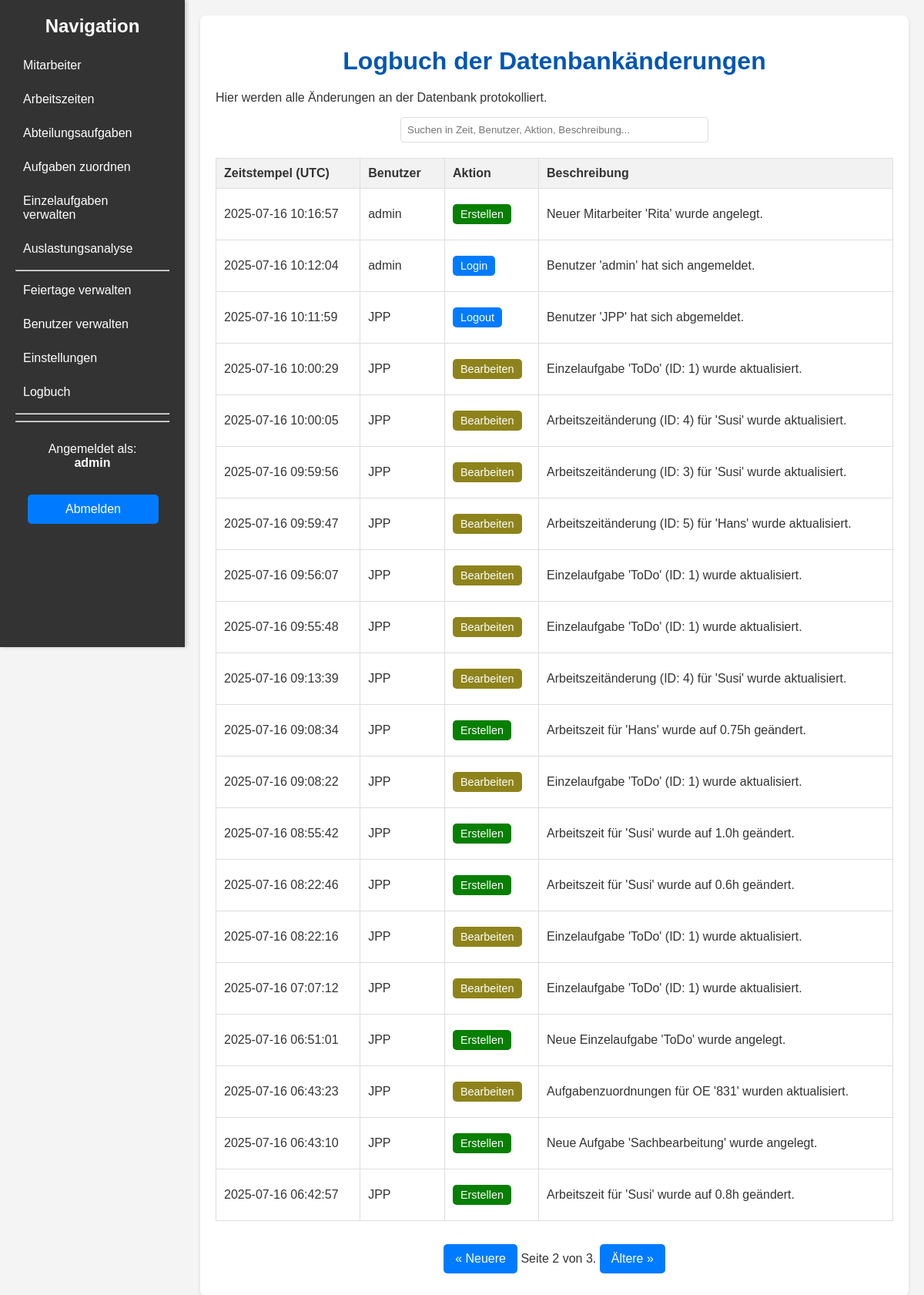
Page /admin/logbook?page=2 (signed in) on the committed database.
### models.py (models this page shows, shortened)
class User(db.Model, UserMixin):
    id = db.Column(db.Integer, primary_key=True)
    username = db.Column(db.String(100), unique=True, nullable=False)
    password_hash = db.Column(db.String(128))
    oe_number = db.Column(db.String(50), nullable=False)
    is_admin = db.Column(db.Boolean, default=False)

class Log(db.Model):
    id = db.Column(db.Integer, primary_key=True)
    timestamp = db.Column(db.DateTime, default=datetime.utcnow, nullable=False)
    user_id = db.Column(db.Integer, db.ForeignKey('user.id'), nullable=True)
    username = db.Column(db.String(100), nullable=False)
    action = db.Column(db.String(50), nullable=False)
    description = db.Column(db.String(500), nullable=False)
    user = db.relationship('User', backref='logs')

### app.py (the view)
@app.route('/admin/logbook')
@login_required
@admin_required
def logbook():
    page = request.args.get('page', 1, type=int)
    logs = Log.query.order_by(Log.timestamp.desc()).paginate(page=page, per_page=20)
    return render_template('logbook.html', logs=logs)

### app.py (called while the page is built)
@login_manager.user_loader
def load_user(user_id):
    return User.query.get(int(user_id))

def admin_required(f):
    @wraps(f)
    def decorated_function(*args, **kwargs):
        if not current_user.is_admin:
            flash('Für diese Aktion sind Administratorrechte erforderlich.', 'danger')
            return redirect(url_for('index'))
        return f(*args, **kwargs)
    return decorated_function

### templates/logbook.html (shortened to what this page needs)
{% extends "base.html" %}
{% block content %}
    <h1>Logbuch der Datenbankänderungen</h1>
    <p>Hier werden alle Änderungen an der Datenbank protokolliert.</p>
    <div class="search-container">
        <input type="text" id="logbookSearch" onkeyup="filterTable()" placeholder="Suchen in Zeit, Benutzer, Aktion, Beschreibung...">
    </div>
    <table id="logbookTable">
        <thead>
            <tr>
                <th class="sortable-header" data-column="timestamp">Zeitstempel (UTC)</th>
                <th class="sortable-header" data-column="user">Benutzer</th>
                <th class="sortable-header" data-column="action">Aktion</th>
                <th>Beschreibung</th>
            </tr>
        </thead>
        <tbody>
            {% for log in logs.items %}
            <tr>
                <td>{{ log.timestamp.strftime('%Y-%m-%d %H:%M:%S') }}</td>
                <td>{{ log.username }}</td>
                <td><span class="button small
                    {% if log.action == 'Erstellen' %}create{% elif log.action == 'Löschen' %}delete{% elif log.action == 'Bearbeiten' %}edit{%  else %}edit-btn{% endif %}">
                    {{ log.action }}
                    </span>
                </td>
                <td style="word-break: break-all;">{{ log.description }}</td>
            </tr>
            {% else %}
            <tr>
                <td colspan="4">Das Logbuch ist leer.</td>
            </tr>
            {% endfor %}
        </tbody>
    </table>
    <div class="pagination" style="text-align: center; margin-top: 20px;">
        {% if logs.has_prev %}
            <a href="{{ url_for('logbook', page=logs.prev_num) }}" class="button">&laquo; Neuere</a>
        {% endif %}
        Seite {{ logs.page }} von {{ logs.pages }}.
        {% if logs.has_next %}
            <a href="{{ url_for('logbook', page=logs.next_num) }}" class="button">Ältere &raquo;</a>
        {% endif %}
    </div>
{% endblock %}

### templates/base.html (shortened to what this page needs)
<!DOCTYPE html>
<html lang="de">
<head>
    <link rel="stylesheet" href="{{ url_for('static', filename='style.css') }}">
</head>
<body>
    <div class="wrapper">
        {% block sidebar %}
        <div class="sidebar">
            <h2>Navigation</h2>
            <ul>
                <li><a href="{{ url_for('employees') }}">Mitarbeiter</a></li>
                <li><a href="{{ url_for('working_hours_changes') }}">Arbeitszeiten</a></li>
                <li><a href="{{ url_for('department_tasks') }}">Abteilungsaufgaben</a></li>
                <li><a href="{{ url_for('assign_tasks') }}">Aufgaben zuordnen</a></li>
                <li><a href="{{ url_for('einzelaufgaben') }}">Einzelaufgaben verwalten</a></li>
                <li><a href="{{ url_for('workload_analysis') }}">Auslastungsanalyse</a></li>
                {% if current_user.is_admin %}
                    <hr>
                    <li><a href="{{ url_for('holidays') }}">Feiertage verwalten</a></li>
                    <li><a href="{{ url_for('user_list') }}">Benutzer verwalten</a></li>
                    <li><a href="{{ url_for('settings') }}">Einstellungen</a></li>
                    <li><a href="{{ url_for('logbook') }}">Logbuch</a></li>
                {% endif %}
                <hr>
                <hr>
            </ul>
            <div style="position: relative; top: 10px; width: 100%;">
                 <p style="text-align: center;">Angemeldet als:<br><b>{{ current_user.username }}</b></p>
                 <a href="{{ url_for('logout') }}" class="button" style="width: 70%; margin: 8%;">Abmelden</a>
            </div>
        </div>
        {% endblock %}
        <div class="main-content">
            <div class="container">
                {% block content %}{% endblock %}
            </div>
        </div>
    </div>
</body>
</html>

### static/style.css (style rules this page uses)
body { font-family: Arial, sans-serif; margin: 0; background-color: #f4f4f4; color: #333; }
.wrapper { display: flex; min-height: 100vh; }
.sidebar { width: 200px; background-color: #333; color: white; padding: 20px; box-shadow: 2px 0 5px rgba(0,0,0,0.2); flex-shrink: 0; position: sticky; top: 0; height: 100vh; overflow-y: auto; }
.sidebar h2 { color: white; margin-top: 0; text-align: center; }
.sidebar ul { list-style: none; padding: 0; }
.sidebar ul li { margin-bottom: 10px; }
.sidebar ul li a { text-decoration: none; color: white; display: block; padding: 8px 10px; border-radius: 4px; }
.main-content { flex-grow: 1; padding: 20px; }
.container { max-width: 900px; margin: 0 auto; background-color: #fff; padding: 20px; border-radius: 8px; box-shadow: 0 2px 4px rgba(0, 0, 0, 0.1); }
h1, h2 { color: #0056b3; text-align: center; margin-bottom: 20px; }
table { width: 100%; border-collapse: collapse; margin-top: 20px; }
table, th, td { border: 1px solid #ddd; }
th, td { padding: 10px; text-align: left; }
th { background-color: #f2f2f2; }
.button { display: inline-block; padding: 10px 15px; margin: 10px 0; background-color: #007bff; color: white; text-align: center; text-decoration: none; border-radius: 5px; border: none; cursor: pointer; }
.button.small { padding: 5px 10px; font-size: 0.9em; }
.button.create { background-color: #077f01; }
.button.edit { background-color: #8e831b; }
.search-container { margin-bottom: 20px; text-align: center; }
.search-container input { padding: 8px; width: 50%; max-width: 400px; border: 1px solid #ddd; border-radius: 4px; box-sizing: border-box; }
.sortable-header { cursor: pointer; position: relative; padding-right: 20px; }
.sortable-header::after { content: ''; display: inline-block; position: absolute; right: 5px; top: 50%; transform: translateY(-50%); width: 0; height: 0; border-left: 5px solid transparent; border-right: 5px solid transparent; vertical-align: middle; }

### templates/logbook.html (style rules this page uses)
.search-container { margin-bottom: 20px; text-align: center; }
.search-container input { padding: 8px; width: 50%; max-width: 400px; border: 1px solid #ddd; border-radius: 4px; box-sizing: border-box; }
.sortable-header { cursor: pointer; position: relative; padding-right: 20px; }
.sortable-header::after { content: ''; display: inline-block; position: absolute; right: 5px; top: 50%; transform: translateY(-50%); width: 0; height: 0; border-left: 5px solid transparent; border-right: 5px solid transparent; vertical-align: middle; }

### rows in the picture
User: username "admin"
Log: timestamp "2025-07-16 10:16:57", username "admin", action "Erstellen", description "Neuer Mitarbeiter 'Rita' wurde angelegt."
Log: timestamp "2025-07-16 10:12:04", username "admin", action "Login", description "Benutzer 'admin' hat sich angemeldet."
Log: timestamp "2025-07-16 10:11:59", username "JPP", action "Logout", description "Benutzer 'JPP' hat sich abgemeldet."
Log: timestamp "2025-07-16 10:00:29", username "JPP", action "Bearbeiten", description "Einzelaufgabe 'ToDo' (ID: 1) wurde aktualisiert."
Log: timestamp "2025-07-16 10:00:05", username "JPP", action "Bearbeiten", description "Arbeitszeitänderung (ID: 4) für 'Susi' wurde aktualisiert."
Log: timestamp "2025-07-16 09:59:56", username "JPP", action "Bearbeiten", description "Arbeitszeitänderung (ID: 3) für 'Susi' wurde aktualisiert."
Log: timestamp "2025-07-16 09:59:47", username "JPP", action "Bearbeiten", description "Arbeitszeitänderung (ID: 5) für 'Hans' wurde aktualisiert."
Log: timestamp "2025-07-16 09:56:07", username "JPP", action "Bearbeiten", description "Einzelaufgabe 'ToDo' (ID: 1) wurde aktualisiert."
Log: timestamp "2025-07-16 09:55:48", username "JPP", action "Bearbeiten", description "Einzelaufgabe 'ToDo' (ID: 1) wurde aktualisiert."
Log: timestamp "2025-07-16 09:13:39", username "JPP", action "Bearbeiten", description "Arbeitszeitänderung (ID: 4) für 'Susi' wurde aktualisiert."
Log: timestamp "2025-07-16 09:08:34", username "JPP", action "Erstellen", description "Arbeitszeit für 'Hans' wurde auf 0.75h geändert."
Log: timestamp "2025-07-16 09:08:22", username "JPP", action "Bearbeiten", description "Einzelaufgabe 'ToDo' (ID: 1) wurde aktualisiert."
Log: timestamp "2025-07-16 08:55:42", username "JPP", action "Erstellen", description "Arbeitszeit für 'Susi' wurde auf 1.0h geändert."
Log: timestamp "2025-07-16 08:22:46", username "JPP", action "Erstellen", description "Arbeitszeit für 'Susi' wurde auf 0.6h geändert."
Log: timestamp "2025-07-16 08:22:16", username "JPP", action "Bearbeiten", description "Einzelaufgabe 'ToDo' (ID: 1) wurde aktualisiert."
Log: timestamp "2025-07-16 07:07:12", username "JPP", action "Bearbeiten", description "Einzelaufgabe 'ToDo' (ID: 1) wurde aktualisiert."
Log: timestamp "2025-07-16 06:51:01", username "JPP", action "Erstellen", description "Neue Einzelaufgabe 'ToDo' wurde angelegt."
Log: timestamp "2025-07-16 06:43:23", username "JPP", action "Bearbeiten", description "Aufgabenzuordnungen für OE '831' wurden aktualisiert."
Log: timestamp "2025-07-16 06:43:10", username "JPP", action "Erstellen", description "Neue Aufgabe 'Sachbearbeitung' wurde angelegt."
Log: timestamp "2025-07-16 06:42:57", username "JPP", action "Erstellen", description "Arbeitszeit für 'Susi' wurde auf 0.8h geändert."

### other values in the picture
{{ logs.page }} "2"
{{ logs.pages }} "3"
